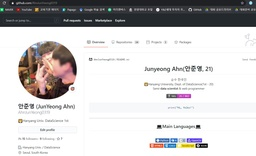
#> input picture CHAPTER10/ExerciseQuestions/images/Q10.JPG, 256 x 156 px, shrunk from 1521 x 927 before the run, found by its file name
$ python Q10.py   (older library calls are emulated)
#> lines starting #> are read from the running program, lines starting #| are printed output that depends on the picture
import numpy as np, cv2

def filter(image, mask):
    rows, cols = image.shape[:2]
    dst = np.zeros((rows, cols), np.float32)
    ycenter, xcenter = mask.shape[0]//2, mask.shape[1]//2

    for i in range(ycenter, rows - ycenter):
        for j in range(xcenter, cols - xcenter):
            y1, y2 = i - ycenter, i + ycenter + 1
            x1, x2 = j - xcenter, j + xcenter + 1
            roi = image[y1:y2, x1:x2].astype('float32')
            tmp = cv2.multiply(roi, mask)
            dst[i, j] = cv2.sumElems(tmp)[0]
    return dst

image = cv2.imread("images/Q10.jpg", cv2.IMREAD_COLOR)
#> image is the input picture: shape (156, 256, 3); mean B, G, R 204.3, 204.2, 206
if image is None: raise Exception("영상파일 읽기 오류")

R, G, B = cv2.split(image)

mask_blur = np.array([ 1/9, 1/9, 1/9,
                  1/9, 1/9, 1/9,
                  1/9, 1/9, 1/9 ], np.float32).reshape(3, 3)

mask_sharpen = np.array([ 0, -1, 0,
                     -1,  5, -1,
                     0, -1, 0 ], np.float32).reshape(3, 3)
#mask_sharpen = np.array([ -1, -1, -1,
#                     -1,  9, -1,
#                     -1, -1, -1 ], np.float32).reshape(3, 3)

avg_blur_R = filter(R, mask_blur).astype('uint8')
avg_blur_G = filter(G, mask_blur).astype('uint8')
avg_blur_B = filter(B, mask_blur).astype('uint8')
#> after the loop in filter (call 3), `for i in range(ycenter, rows - ycenter):`:
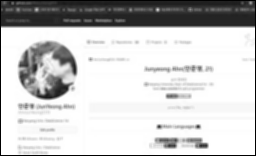
#> dst: shape (156, 256) float32; min 0, max 255, mean 202.4

sharpen_R = filter(R, mask_sharpen).astype('uint8')
#> after the loop in filter (call 4), `for i in range(ycenter, rows - ycenter):`:
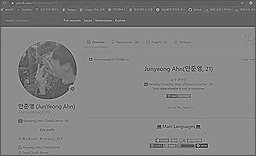
#> dst: shape (156, 256) float32; min -443, max 816, mean 200.8; drawn with min black and max white
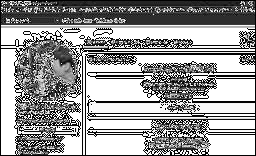
#> sharpen_R: shape (156, 256); min 0, max 255, mean 153.8
sharpen_G = filter(G, mask_sharpen).astype('uint8')
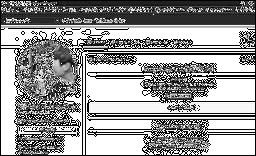
#> sharpen_G: shape (156, 256); min 0, max 255, mean 152.6
sharpen_B = filter(B, mask_sharpen).astype('uint8')
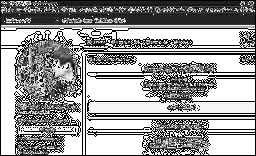
#> sharpen_B: shape (156, 256); min 0, max 255, mean 151.9

bluring_User = cv2.merge([avg_blur_R, avg_blur_G, avg_blur_B])
bluring_User = cv2.convertScaleAbs(bluring_User)
sharpen_User = cv2.merge([sharpen_R, sharpen_G, sharpen_B])
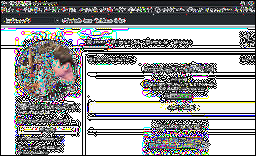
#> sharpen_User: shape (156, 256, 3); mean B, G, R 153.8, 152.6, 151.9
Sharpen_User = cv2.convertScaleAbs(sharpen_User)

bluring_OpenCV = cv2.convertScaleAbs(cv2.filter2D(image, cv2.CV_16S, mask_blur))
sharpen_OpenCV = cv2.convertScaleAbs(cv2.filter2D(image, cv2.CV_16S, mask_sharpen))
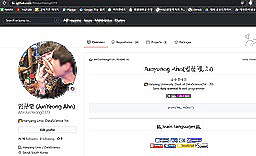
#> sharpen_OpenCV: shape (156, 256, 3); mean B, G, R 203.3, 203.2, 204.7

titles = ['image', 'bluring_User', 'bluring_OpenCV', 'sharpen_User', 'sharpen_OpenCV']
for t in titles:
    cv2.imshow(t, eval(t))
cv2.waitKey(0)

$ run again, with CHAPTER10/ExerciseQuestions/images/Q14.JPG copied over CHAPTER10/ExerciseQuestions/images/Q10.JPG
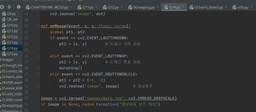
#> input picture CHAPTER10/ExerciseQuestions/images/Q14.JPG, 256 x 112 px, shrunk from 1109 x 487 before the run, found by its file name
#> image is the input picture: shape (112, 256, 3); mean B, G, R 52.1, 51.6, 50.7
#> after the loop in filter (call 4), `for i in range(ycenter, rows - ycenter):`:
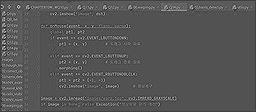
#> dst: shape (112, 256) float32; min -158, max 461, mean 50.5; drawn with min black and max white
#> `sharpen_OpenCV = cv2.convertScaleAbs(cv2.filter2D(image, cv2.CV_16S, m..`:
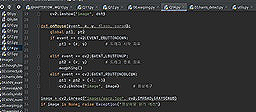
#> sharpen_OpenCV: shape (112, 256, 3); mean B, G, R 53.5, 52.9, 52.2

$ run again, with CHAPTER10/ExerciseQuestions/images/Q9.JPG copied over CHAPTER10/ExerciseQuestions/images/Q10.JPG
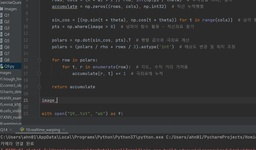
#> input picture CHAPTER10/ExerciseQuestions/images/Q9.JPG, 256 x 150 px, shrunk from 1005 x 588 before the run, found by its file name
#> image is the input picture: shape (150, 256, 3); mean B, G, R 51.9, 51.1, 50.7
#> after the loop in filter (call 4), `for i in range(ycenter, rows - ycenter):`:
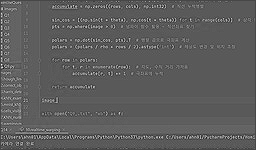
#> dst: shape (150, 256) float32; min -163, max 422, mean 50.4; drawn with min black and max white
#> `sharpen_OpenCV = cv2.convertScaleAbs(cv2.filter2D(image, cv2.CV_16S, m..`:
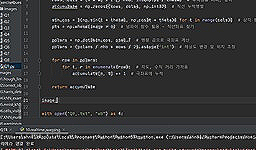
#> sharpen_OpenCV: shape (150, 256, 3); mean B, G, R 54.5, 53.7, 53.4
